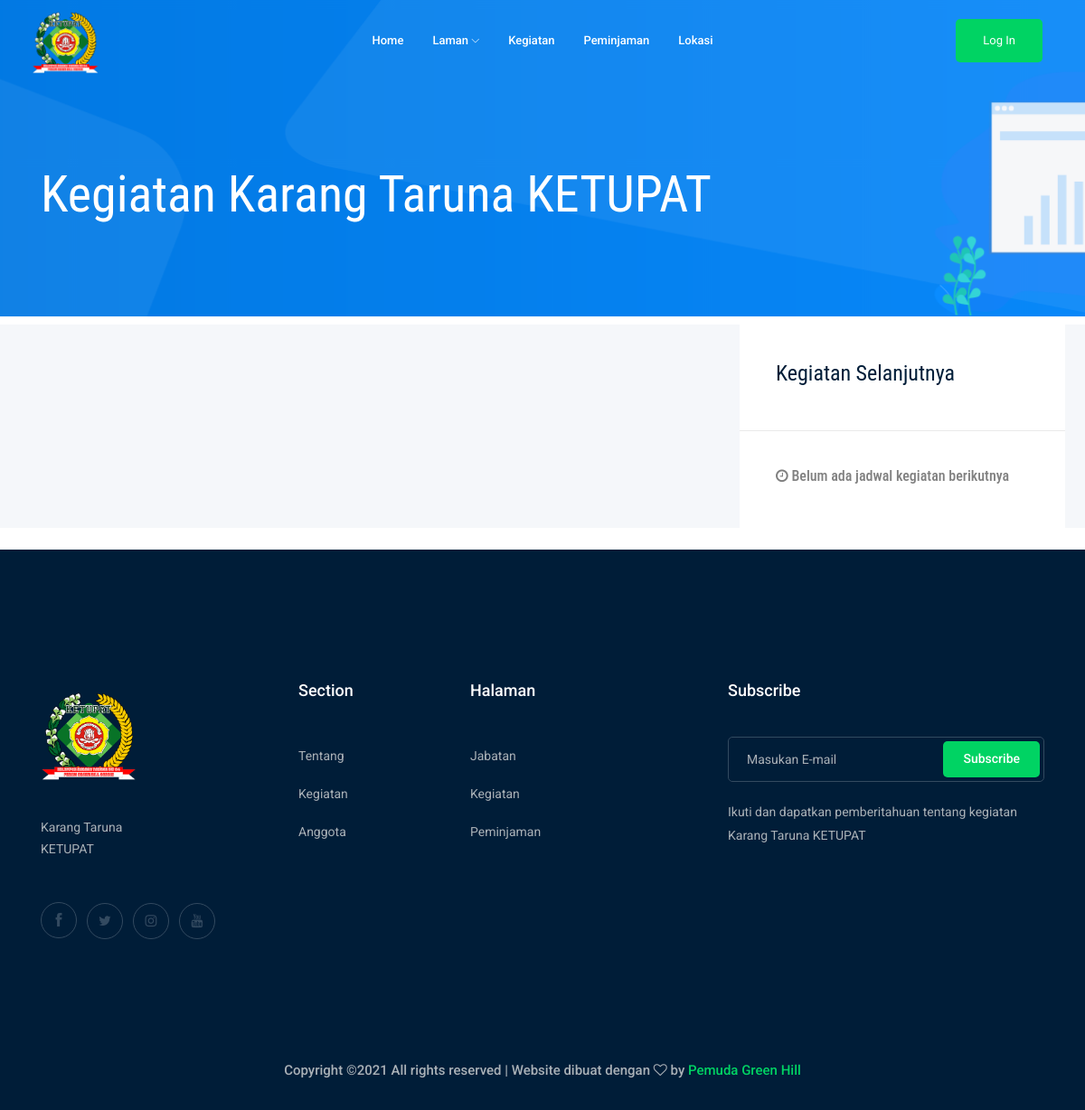
The page /job_details.php on the database as committed earlier.
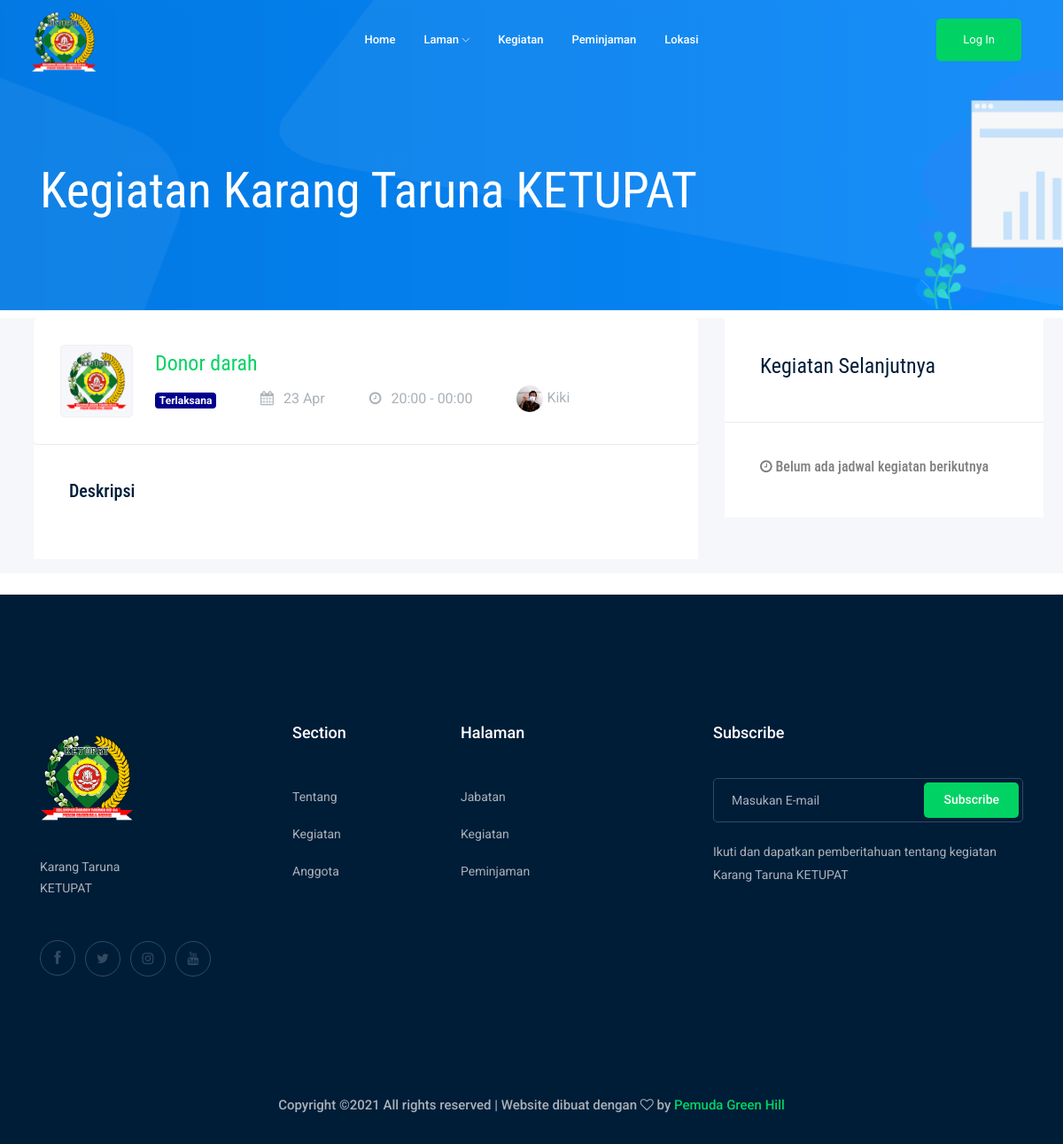
The same page on the database as committed later.
### tables this page shows
CREATE TABLE IF NOT EXISTS `kegiatan` (
  `id_kegiatan` int(10) NOT NULL AUTO_INCREMENT,
  `nama_kegiatan` varchar(100) NOT NULL,
  `tanggal` date NOT NULL,
  `mulai` time NOT NULL,
  `selesai` time NOT NULL,
  `status` varchar(50) NOT NULL,
  `privasi` enum('Internal','Eksternal') NOT NULL,
  `deskripsi` text NOT NULL,
  `NIK` varchar(16) NOT NULL,
  PRIMARY KEY (`id_kegiatan`)
);

CREATE TABLE IF NOT EXISTS `anggota` (
  `NIK` varchar(16) NOT NULL,
  `nama_anggota` varchar(100) NOT NULL,
  `tempatlahir` varchar(50) NOT NULL,
  `tanggallahir` date NOT NULL,
  `tel` varchar(15) NOT NULL,
  `email` varchar(50) NOT NULL,
  `alamat` text NOT NULL,
  `rw` varchar(5) NOT NULL,
  `rt` varchar(5) NOT NULL,
  `img` text,
  `jabatan` int(5) NOT NULL,
  PRIMARY KEY (`NIK`)
);

### job_details.php (the view, shortened to what the rows shown need)
<?php include 'admin/config/connection.php'; ?>
<!doctype html>
<html class="no-js" lang="zxx">
<head>
    <link rel="stylesheet" href="css/bootstrap.min.css">
    <link rel="stylesheet" href="css/owl.carousel.min.css">
    <link rel="stylesheet" href="css/magnific-popup.css">
    <link rel="stylesheet" href="css/font-awesome.min.css">
    <link rel="stylesheet" href="css/themify-icons.css">
    <link rel="stylesheet" href="css/nice-select.css">
    <link rel="stylesheet" href="css/flaticon.css">
    <link rel="stylesheet" href="css/gijgo.css">
    <link rel="stylesheet" href="css/animate.min.css">
    <link rel="stylesheet" href="css/slicknav.css">
    <link rel="stylesheet" href="css/style.css">
</head>
<body>
   <?php include 'nav.php'; ?>
    <div class="job_details_area">
        <div class="container m-2 mb-4 col-lg-12 row">
        <div class="col-lg-8">
            <div class="row">
                 <?php $keg=mysqli_query($con,"SELECT * from kegiatan where tanggal < '".date("Y-m-d")."' order by tanggal desc");
                    while ($kegiatan=mysqli_fetch_array($keg)) { ?>
                <div class="col-lg-12" >
                    <div class="job_details_header" >
                        <div class="single_jobs white-bg d-flex justify-content-between">
                            <div class="jobs_left d-flex align-items-center">
                                <div class="thumb">
                                    <img src="img/logokartar1.png" height="70px" width="70px" style="margin: -10px;" alt="">
                                </div>
                                <div class="jobs_conetent">
                                    <a href="#"><h4><?=$kegiatan["nama_kegiatan"]?></h4></a>
                                    <div class="links_locat d-flex align-items-center">
                                        <div class="location">
                                            <p>
                                                <?php
                                        if($kegiatan['status']=='Booked') {
                                          if($kegiatan['tanggal']==date('Y-m-d')){?>
                                            <a style="color: red" >Belum Dipastikan</a>
                                    <?php }elseif($kegiatan['tanggal'] > date('Y-m-d')){?>
                                            <a ><?= $kegiatan['status'] ?></a>
                                    <?php }elseif($kegiatan['tanggal'] < date('Y-m-d')) {?>
                                            <span class="badge badge-danger mt-2" style="background: red;color: white">Dibatalkan</span>
                                    <?php }
                                  }elseif ($kegiatan['status']=='Reserved') {
                                    if($kegiatan['tanggal']==date('Y-m-d')){?>
                                            <span class="badge badge-danger mt-2" style="background: green;color: white">Berlangsung</span>
                                    <?php }elseif($kegiatan['tanggal'] > date('Y-m-d')){?>
                                            <span class="badge badge-danger bg-primary mt-2" style="color: white">Terjadwal</span>
                                    <?php }elseif($kegiatan['tanggal'] < date('Y-m-d')) {?>
                                            <span class="badge badge-danger mt-2" style="background: darkblue;color: white">Terlaksana</span>
                                    <?php }}
                                     ?>
                                            </p>
                                        </div>
                                        <div class="location">
                                            <p> <i class="fa fa-calendar"></i> <?php echo date_format(date_create($kegiatan['tanggal']),'d M'); ?></p>
                                        </div>
                                        <div class="location">
                                            <p> <i class="fa fa-clock-o"></i> <?php echo date_format(date_create($kegiatan['mulai']),'H:i'); ?> - <?php echo date_format(date_create($kegiatan['selesai']),'H:i'); ?> </p>
                                        </div>
                                        <div class="location">
                                            <p>
                                                <?php $circle=mysqli_fetch_array(mysqli_query($con,"SELECT * from anggota where NIK='".$kegiatan["NIK"]."'")); ?>
                                                <img style="border-radius: 50%" class="img-circle" height="30px" width="30px" title="<?=$circle['nama_anggota']?>" src="admin/assets/img/anggota/<?=$circle['img']?>" >
                                                <?=$circle['nama_anggota']?>
                                            </p>
                                        </div>
                                    </div>
                                </div>
                            </div>
                        </div>
                    </div>
                    <div class="descript_wrap white-bg" style=" margin-bottom: 1em">
                        <div class="single_wrap">
                            <h4>Deskripsi</h4>
                        </div>
                    </div>
                </div>
            <?php } ?>
            </div>
        </div>
    </div>
</div>
</body>
</html>

Rows that differ between the two databases and show on the page:
added kegiatan: nama_kegiatan "Donor darah", status "Terlaksana", tanggal "23 Apr", mulai "20:00", selesai "00:00", anggota.img (picture), anggota.nama_anggota "Kiki"
